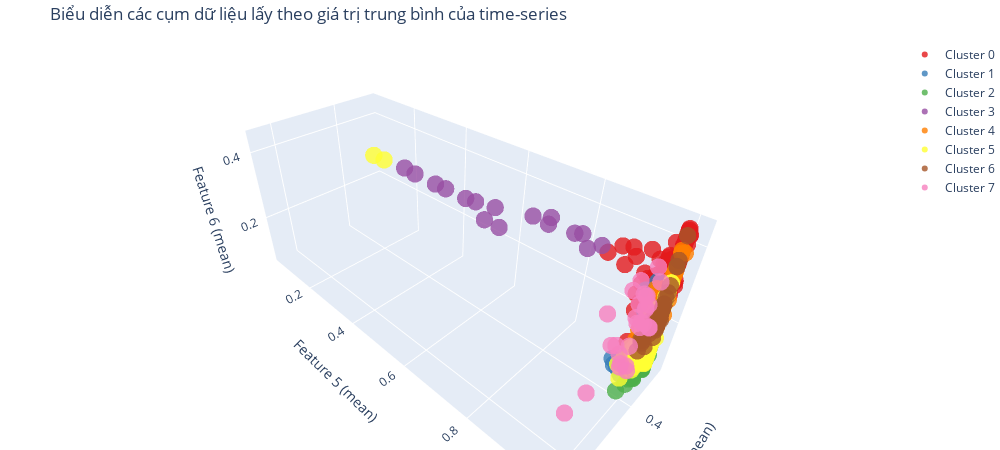

Write notebook code for a chart like this one.
### Code cell
colors = px.colors.qualitative.Set1
fig = go.Figure()

for i in range(len(labels)):
    cluster_points = x_mean[labels == i]
    
    fig.add_trace(go.Scatter3d(
        x=cluster_points[:, 3],
        y=cluster_points[:, 4],
        z=cluster_points[:, 5],
        mode='markers',
        marker=dict(size=6, color=colors[i % len(colors)], opacity=0.8),
        name=f'Cluster {i}'
    ))

fig.update_layout(
    title=f'Biểu diễn các cụm dữ liệu lấy theo giá trị trung bình của time-series',
    scene=dict(
        xaxis_title='Feature 4 (mean)',
        yaxis_title='Feature 5 (mean)',
        zaxis_title='Feature 6 (mean)',
    ),
    margin=dict(l=0, r=0, b=0, t=40),
    width=1000,  # Tăng chiều rộng
    height=450   # Tăng chiều cao
)
fig.show()
